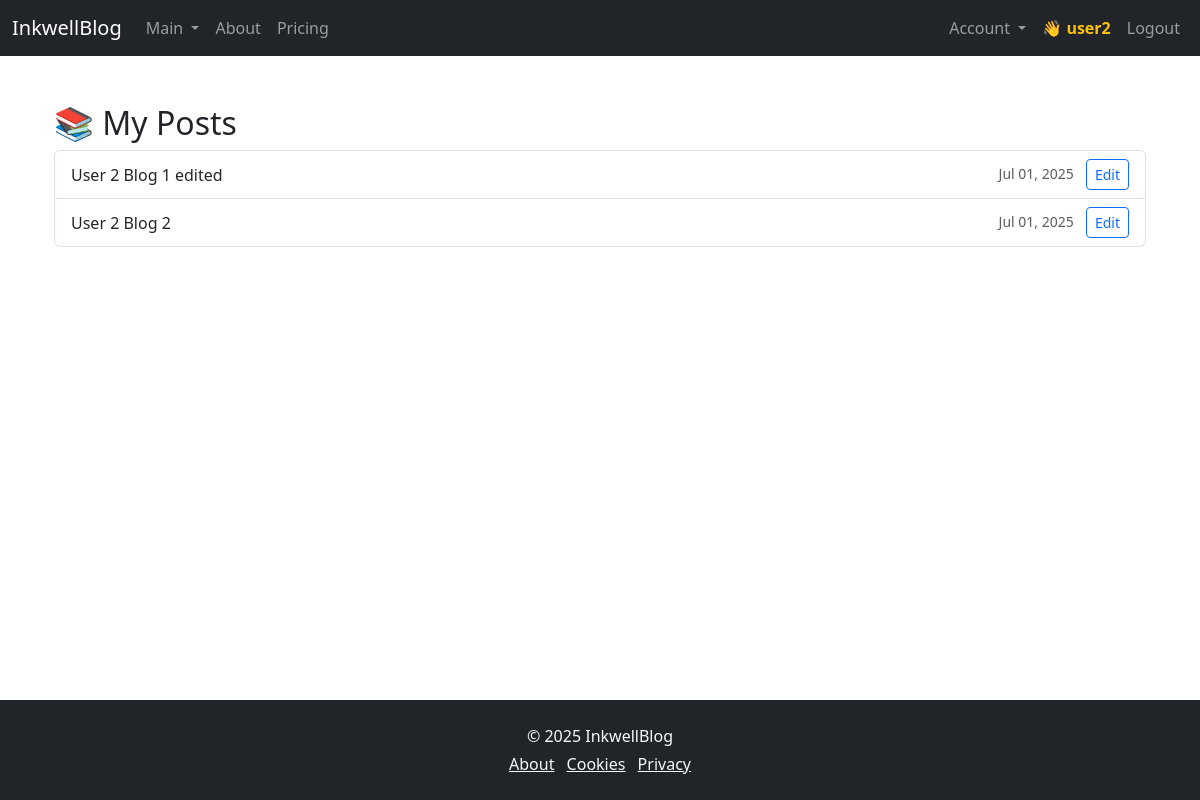
Page /blog/my-posts/ (signed in) on the committed database.
### blog/models.py (models this page shows, shortened)
class Post(models.Model):
    title = models.CharField(max_length=200)
    slug = models.SlugField(unique=True, blank=True)
    content = models.TextField()
    author = models.ForeignKey(User, on_delete=models.CASCADE)
    featured_image = models.ImageField(
        upload_to="blog_images/", blank=True, null=True
    )
    created = models.DateTimeField(auto_now_add=True)
    published = models.DateTimeField(blank=True, null=True)
    is_published = models.BooleanField(default=False)

### blog/views.py (the view)
# urls.py: path("my-posts/", views.my_posts, name="my_posts"),
@login_required
def my_posts(request):
    posts = Post.objects.filter(author=request.user)
    return render(request, "blog/my_posts.html", {"posts": posts})

### blog/templates/blog/my_posts.html
{% extends "base.html" %}
{% block content %}
<div class="container mt-4">
  <h2>📚 My Posts</h2>
  {% if posts %}
    <ul class="list-group">
      {% for post in posts %}
      <li class="list-group-item d-flex justify-content-between align-items-center">
        <span>{{ post.title }}</span>
        <div>
          <small class="text-muted">{{ post.created|date:"M d, Y" }}</small>
          <a href="{% url 'edit_post' post.id %}" class="btn btn-sm btn-outline-primary ms-2">Edit</a>
        </div>
      </li>
      {% endfor %}
    </ul>
  {% else %}
    <div class="alert alert-info mt-3">
      You haven’t published anything yet.
    </div>
  {% endif %}
</div>
{% endblock %}

### templates/base.html (shortened to what this page needs)
{% load static %}
<!DOCTYPE html>
<html lang="en">
<head>
  <link
    href="https://cdn.jsdelivr.net/npm/bootstrap@5.3.3/dist/css/bootstrap.min.css"
    rel="stylesheet"
  >
  <link rel="stylesheet" href="{% static 'css/styles.css' %}">
</head>
<body>
  <nav class="navbar navbar-expand-lg navbar-dark bg-dark">
    <div class="container-fluid">
      <a class="navbar-brand" href="{% url 'home' %}">InkwellBlog</a>
      <div class="collapse navbar-collapse" id="navbarNavDropdown">
        <ul class="navbar-nav me-auto">
          <li class="nav-item d-none d-lg-block dropdown" id="main-nav-desktop">
            <a class="nav-link dropdown-toggle" href="#" id="mainDropdown" role="button"
               data-bs-toggle="dropdown" aria-expanded="false">
              Main
            </a>
          </li>
          <li class="nav-item">
            <a class="nav-link" href="{% url 'about' %}">About</a>
          </li>
          <li class="nav-item">
            <a class="nav-link" href="{% url 'pricing' %}">Pricing</a>
          </li>
        </ul>
        <ul class="navbar-nav ms-auto">
          {% if user.is_authenticated %}
          <li class="nav-item dropdown">
            <a class="nav-link dropdown-toggle" href="#" id="dashboardDropdown" role="button"
               data-bs-toggle="dropdown" aria-expanded="false">
              Account
            </a>
          </li>
          <li class="nav-item">
            <a href="{% url 'dashboard' %}" class="nav-link text-warning fw-semibold">
              👋 {{ user.username }}
            </a>
          </li>
          <li class="nav-item">
            <form method="POST" action="{% url 'logout' %}" class="d-inline">
              <button type="submit" class="btn nav-link border-0 bg-transparent">Logout</button>
            </form>
          </li>
        {% endif %}
        </ul>
      </div>
    </div>
  </nav>
  <main class="container py-4">
    {% block content %}{% endblock %}
  </main>
    <link
        href="https://cdn.jsdelivr.net/npm/bootstrap@5.3.7/dist/css/bootstrap.min.css"
        rel="stylesheet"
>
    <footer class="bg-dark text-light py-4 mt-auto">
        <div class="container text-center">
          <p class="mb-1">&copy; {% now "Y" %} InkwellBlog</p>
          <ul class="list-inline mb-0">
            <li class="list-inline-item"><a class="text-light" href="{% url 'about' %}">About</a></li>
            <li class="list-inline-item"><a class="text-light" href="{% url 'cookies' %}">Cookies</a></li>
            <li class="list-inline-item"><a class="text-light" href="{% url 'privacy' %}">Privacy</a></li>
          </ul>
        </div>
      </footer>
</body>
</html>

### static/css/styles.css (style rules this page uses)
body { display: flex; flex-direction: column; min-height: 100vh; }
main { flex: 1; }

### rows in the picture
Post: title "User 2 Blog 1 edited", created "Jul 01, 2025"
Post: title "User 2 Blog 2", created "Jul 01, 2025"

### other values in the picture
{{ user.username }} "user2"
